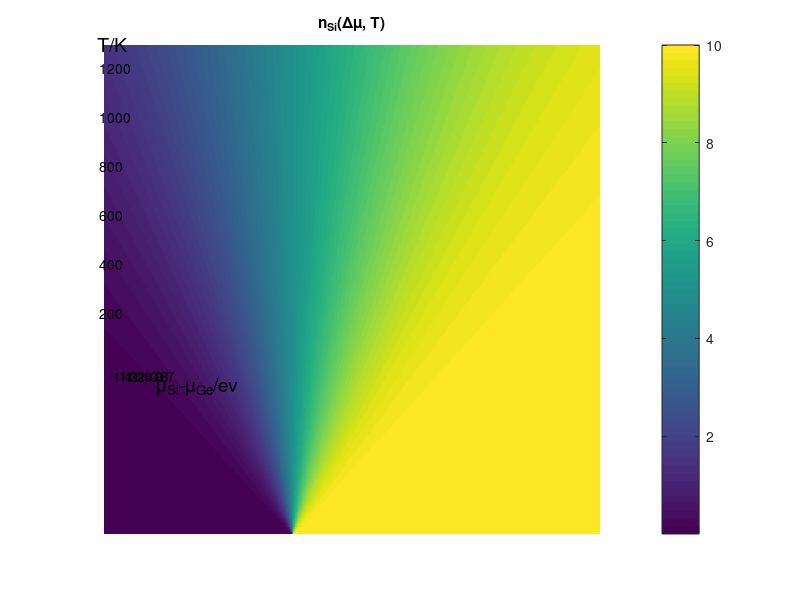

The MATLAB source for this figure:
clear%%%bond energy model
% % close all
all_BEM=load('./all_PNM.txt');
h=6.63*10^(-34)/(1.6*10^(-19))/2/3.14; 
k=1.38*10^(-23)/(1.6*10^(-19));
T_max=2000;
T=10:10:T_max;
n_mu_T=[];
delta_mu=[-1.5:0.001:-0.7];%%mu_Si-mu_Ge
%delta_mu=[-1.35:0.001:-1];%%plot predict phase diagram 
n_str_max=zeros(size(delta_mu,2),T_max/10);
for zz=1:size(delta_mu,2)
    zz
H=all_BEM(:,2)*delta_mu(1,zz)-all_BEM(:,3);
H=H-max(H)*ones(size(H,1),1);
H=-H;

Z_all=[];
for ii= 1:size(T,2)
  z_i=[];

for rr=1:size(H,1)
    z=exp(-H(rr,1)/k/T(ii));
    z_i=[z_i;z];
end
Z_all=[Z_all   z_i];
end%%% Z = sum(g_i*z_i)        z_i from $9.7 wangzhicheng

Z_all_norm=Z_all;
for xx=1:size(Z_all,2)
    Z_all_norm(:,xx)=Z_all(:,xx).*all_BEM(:,4)/(Z_all(:,xx)'*all_BEM(:,4));
end%normalization

[x,m]=max(Z_all_norm);
for ww=1:size(x,2)
if x(1,ww)>0.3%%%%structure which is more than 30% and dominant
n_str_max(zz,ww)=m(1,ww);
else
n_str_max(zz,ww)=0;;
end
end

E_n=[];
for ll=1:size(Z_all,2)
    en=Z_all(:,ll)'*(all_BEM(:,2).*all_BEM(:,4))/(Z_all(:,ll)'*all_BEM(:,4));
    E_n=[E_n en];
end
n_mu_T=[n_mu_T;E_n];
end
%%%%%%%%%%
%plot n_i(delta_mu, T)
%%%%%%%%%
figure
set(gcf,'color','white');
n_mu_T= imrotate(n_mu_T,90);
image(n_mu_T,'CDataMapping','scaled')
axis off
title('n_{Si}(\Delta\mu, T)')
text(85,140,'\mu_{Si}-\mu_{Ge}/ev','FontSize',14);
text(-10,0,'T/K','FontSize',14);
colorbar
for ii=1:6
    text(-7,ii*20-10,num2str(1400-ii*200),'FontSize',10)
    
end
for ii=1:8
text(ii*10-2,136,num2str(-1.5+ii*0.1),'FontSize',10)
end
%%%%%%%%%%%
%%%%%%%%%%%%
%plot predict phase diagram
%%%%%%%%%%%%%
%  n_str_max= imrotate(n_str_max,90);
%  te=unique(n_str_max);
%  n_str_max_p=zeros(size(n_str_max,1),size(n_str_max,2));
%   for ii=1:size(n_str_max,1)
%      for jj=1:size(n_str_max,2)
%        n_str_max_p(ii,jj)=find(te==n_str_max(ii,jj));
%      end
%  end
%  figure 
%  set(gcf,'color','white');
%  image(n_str_max,'CDataMapping','scaled')
%  hold on
%  for ii=1:9
%     text(-70,ii*200,num2str(2000-ii*200),'FontSize',10)
%     
% end
% for ii=1:8
% text(ii*100-20,2050,num2str(-1.5+ii*0.1),'FontSize',10)
% end
% % text(35,1000,'2','FontSize',10)
% % text(75,1750,'53','FontSize',10)
% % text(85,1900,'70','FontSize',10)
% % text(117,1800,'76','FontSize',10)
% % text(147,1700,'85','FontSize',10)
% % text(190,1600,'88','FontSize',10)
% % text(300,1600,'89','FontSize',10)
% % text(3,1400,'90','FontSize',10)
% % title('predict phase(>30%)')
%  axis off
%  %%%%%%%%%%%%%%